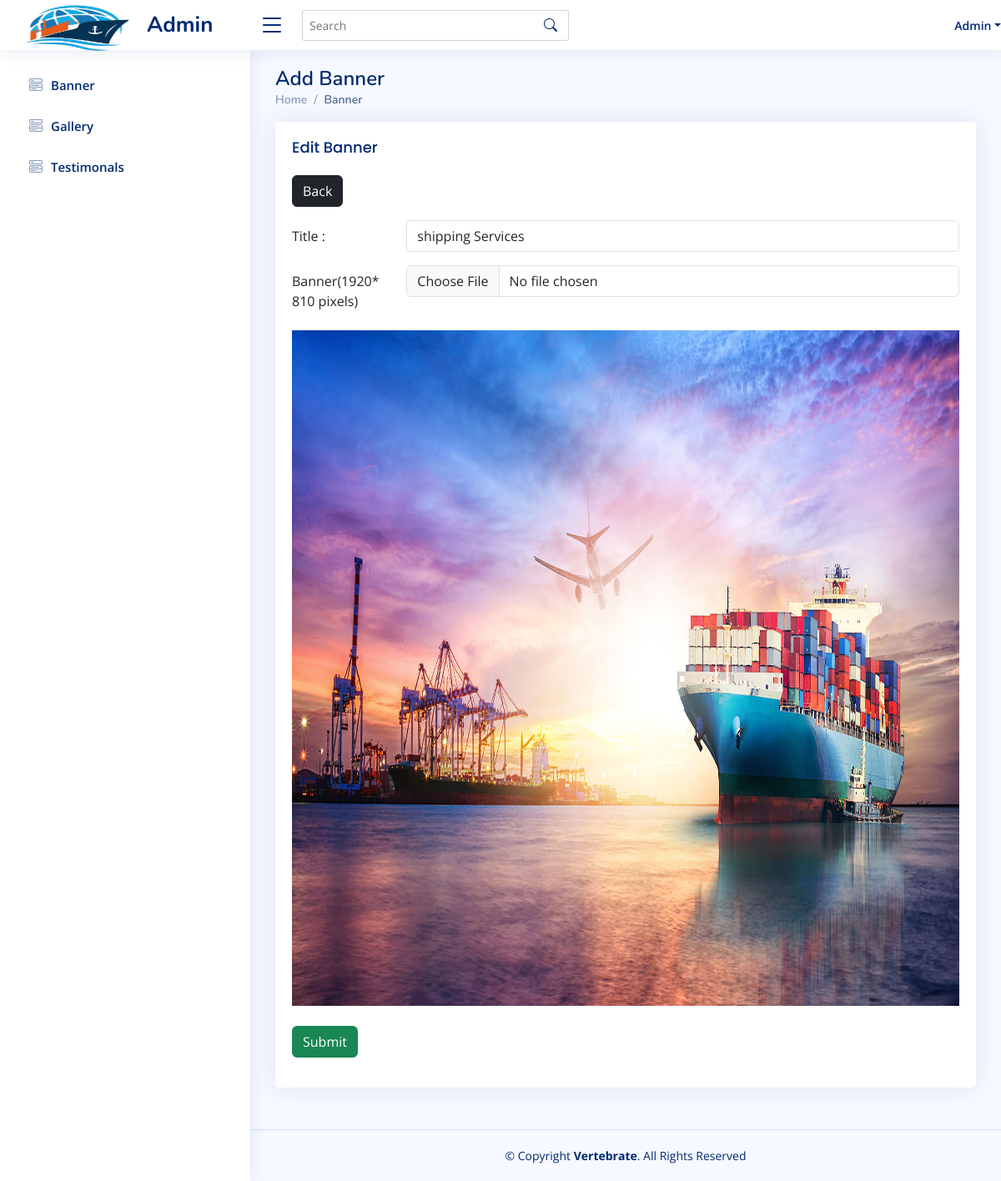
The page /admin/edit_banner.php?edit_id=12 (signed in) on the database its author committed.
### tables this page shows
CREATE TABLE `banner` (
  `banner_id` int(11) NOT NULL,
  `title` varchar(200) NOT NULL,
  `banner` varchar(200) NOT NULL,
  `created_at` datetime NOT NULL DEFAULT current_timestamp() ON UPDATE current_timestamp()
);

### admin/controller/main.php (called while the page is built, shortened)
<?php
class dashboard
{
    public function bannerdetails($id)
    {
        $db = getDB();
        $stmt = $db->prepare("SELECT * FROM banner where banner_id=:id");
        $stmt->bindParam("id", $id, PDO::PARAM_STR);
        $stmt->execute();
        $count = $stmt->rowCount();
        $data = $stmt->fetch(PDO::FETCH_OBJ);
        if ($count) {
            return $data;
        } else {
            return false;
        }
    }
}

### admin/edit_banner.php (the view, shortened to what this page needs)
<?php include 'includes/header.php'; ?>
<?php
include_once 'controller/main.php';
$user = new dashboard();
$id = $_GET['edit_id'];
$banner = $user->bannerdetails($id);
?><script>
<main id="main" class="main">
    <div class="pagetitle">
        <h1>Add Banner</h1>
        <nav>
            <ol class="breadcrumb">
                <li class="breadcrumb-item"><a href="index.php">Home</a></li>
                <li class="breadcrumb-item active">Banner</li>
            </ol>
        </nav>
    </div>
    <section class="section">
        <div class="row">
            <div class="col-lg-12">
                <div class="card">
                    <div class="card-body">
                        <h5 class="card-title ">Edit Banner</h5>
                        <a href="banner.php" class="btn cur-p btn-dark mb-3">Back</a>
                        <form action="" method="post" enctype="multipart/form-data">
                            <div class="row mb-3">
                                <label for="exampleFormControlInput1" class="col-sm-2 col-form-label">Title :</label>
                                <div class=" col-sm-10">
                                    <input type="text" name="title" class="form-control" id="exampleFormControlInput1" value="<?php echo $banner->title ?>">
                                </div>
                            </div>
                            <div class="row mb-3">
                                <label for="inputNumber" class="col-sm-2 col-form-label">Banner(1920*810 pixels)</label>
                                <div class="col-sm-10">
                                    <input type="file" class="form-control" name="banner">
                                </div>
                            </div>
                            <div>
                                <img style="height:810px; width:100%" src="<?php echo $banner->banner; ?>">
                            </div><br>
                            <div class="mb-3">
                                <div class="input-group input-group-merge">
                                    <input type="submit" class="btn btn-success" name="submit">
                                </div>
                            </div>
                        </form>
                    </div>
                </div>
            </div>
        </div>
    </section>
</main>
<?php include 'includes/footer.php'; ?>

### admin/assets/css/style.css (style rules this page uses)
:root { scroll-behavior: smooth; }
body { font-family: "Open Sans", sans-serif; background: #f6f9ff; color: #444444; }
a { color: #4154f1; text-decoration: none; }
h1, h2, h3, h4, h5, h6 { font-family: "Nunito", sans-serif; }
#main { margin-top: 60px; padding: 20px 30px; transition: all 0.3s; }
.pagetitle { margin-bottom: 10px; }
.pagetitle h1 { font-size: 24px; margin-bottom: 0; font-weight: 600; color: #012970; }
.card { margin-bottom: 30px; border: none; border-radius: 5px; box-shadow: 0px 0 30px rgba(1, 41, 112, 0.1); }
.card-title { padding: 20px 0 15px 0; font-size: 18px; font-weight: 500; color: #012970; font-family: "Poppins", sans-serif; }
.card-body { padding: 0 20px 20px 20px; }
.breadcrumb { font-size: 14px; font-family: "Nunito", sans-serif; color: #899bbd; font-weight: 600; }
.breadcrumb a { color: #899bbd; transition: 0.3s; }
.breadcrumb .breadcrumb-item::before { color: #899bbd; }
.breadcrumb .active { color: #51678f; font-weight: 600; }
@media (min-width: 1200px) { #main, #footer { margin-left: 300px; } }

### rows shown on the page
banner: title "shipping Services", banner (picture)
